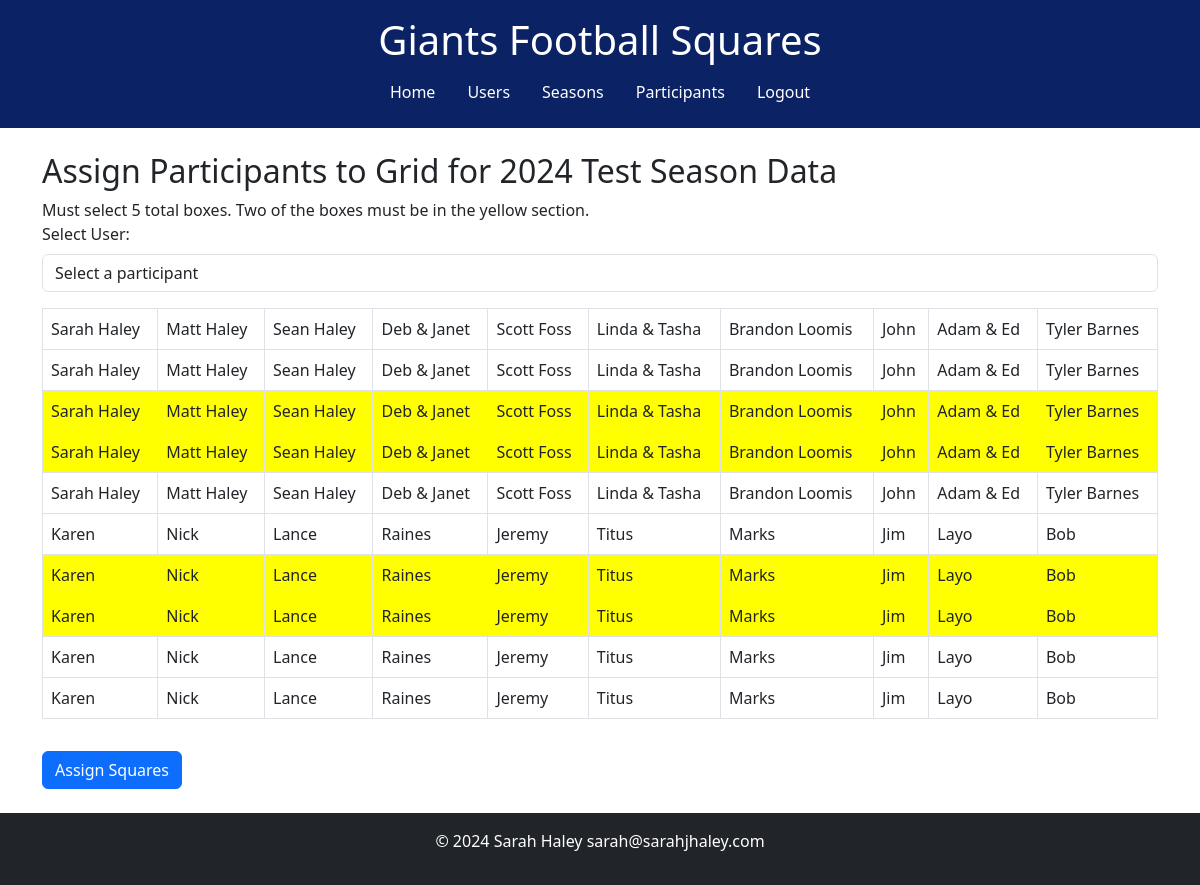
The app's page /assign/2 (signed in) with its own data.
### tables this page shows
CREATE TABLE "seasons" (
	"season_id"	INTEGER NOT NULL,
	"season_year"	INTEGER NOT NULL,
	"season_desc"	TEXT,
	PRIMARY KEY("season_id" AUTOINCREMENT)
);

CREATE TABLE "participants" (
	"Part_ID"	INTEGER NOT NULL UNIQUE,
	"name"	TEXT NOT NULL,
	PRIMARY KEY("Part_ID" AUTOINCREMENT)
);

### app.py (the view, shortened to what this page needs)
@app.route('/assign/<int:season_id>', methods=['GET', 'POST'])
@login_required
def assign(season_id):
    conn = get_db()
    cursor = conn.cursor()
    grid_size = 10  # Assuming a 10x10 grid
    cursor.execute("SELECT part_id, name FROM participants")
    participants = cursor.fetchall()
    cursor.execute('SELECT season_id, season_year, season_desc FROM seasons WHERE season_id = ?', (season_id,))
    seasons = cursor.fetchone()
    cursor.execute('''SELECT grid_index, participants.name
                  FROM grid_spots
                  JOIN participants ON grid_spots.user_part_id = participants.part_id
                  WHERE seasonID = ?''', (season_id,))
    assigned_spots = {row[0]: row[1] for row in cursor.fetchall()}  # Convert to dictionary
    return render_template('assign.html', grid_size=grid_size, assigned_spots=assigned_spots, participants=participants, seasons=seasons)

### app.py (called while the page is built)
def get_db():
    conn = sqlite3.connect(DATABASE)
    return conn

def login_required(f):
    @wraps(f)
    def decorated_function(*args, **kwargs):
        if 'user_id' not in session:
            flash('You need to be logged in to view this page.', 'warning')
            return redirect(url_for('login'))
        return f(*args, **kwargs)
    return decorated_function

### templates/assign.html (shortened to what this page needs)
{% extends 'base.html' %}
{% block content %}
<h2>Assign Participants to Grid for {{ seasons[1] }} {{ seasons[2] }}</h2>
<form action="{{ url_for('assign', season_id=seasons[0]) }}" method="post">
    <div class="mb-3">
        Must select 5 total boxes. Two of the boxes must be in the yellow section.<br>
        <label for="user_part_id" class="form-label">Select User:</label>
        <select id="user_part_id" name="user_part_id" class="form-control" required>
            <option value="" disabled selected>Select a participant</option>
        </select>
    </div>
    <table class="table table-bordered">
        {% for row in range(grid_size) %}
        <tr>
                {% for col in range(grid_size) %}
                    {% set index = row * grid_size + col %}
                    <td {% if row == 2 or row == 3 or row == 6 or row == 7 %} style="background-color: yellow;" {% endif %}>
                        <div class="square">
                            {% if index + 1 in assigned_spots %}
                                <span>{{ assigned_spots[index + 1] }}</span>
                            {% else %}
                                <input type="checkbox" id="square-{{ index }}" name="squares[]" value="{{ index + 1 }}">
                                <label for="square-{{ index }}">{{ index + 1 }}</label>
                            {% endif %}
                        </div>
                    </td>
                {% endfor %}
            </tr>
        {% endfor %}
    </table>
    <button type="submit" class="btn btn-primary mt-3">Assign Squares</button>
</form>
{% endblock %}

### templates/base.html (style rules this page uses)
:root { --bs-primary: #0B2265 !important; --bs-primary-rgb: 11, 34, 101 !important; --bs-secondary: #A5ACAF; --bs-success: #28a745; --bs-danger: #A71930; --bs-warning: #ffc107; --bs-info: #17a2b8; --bs-light: #f8f9fa; --bs-dark: #343a40; }

### records on screen
seasons: season_year "2024", season_desc "Test Season Data"
participants: name "Sarah Haley" "Sarah Haley" "Sarah Haley" "Sarah Haley" "Sarah Haley"
participants: name "Matt Haley" "Matt Haley" "Matt Haley" "Matt Haley" "Matt Haley"
participants: name "Sean Haley" "Sean Haley" "Sean Haley" "Sean Haley" "Sean Haley"
participants: name "Deb & Janet" "Deb & Janet" "Deb & Janet" "Deb & Janet" "Deb & Janet"
participants: name "Scott Foss" "Scott Foss" "Scott Foss" "Scott Foss" "Scott Foss"
participants: name "Linda & Tasha" "Linda & Tasha" "Linda & Tasha" "Linda & Tasha" "Linda & Tasha"
participants: name "Brandon Loomis" "Brandon Loomis" "Brandon Loomis" "Brandon Loomis" "Brandon Loomis"
participants: name "John" "John" "John" "John" "John"
participants: name "Adam & Ed" "Adam & Ed" "Adam & Ed" "Adam & Ed" "Adam & Ed"
participants: name "Tyler Barnes" "Tyler Barnes" "Tyler Barnes" "Tyler Barnes" "Tyler Barnes"
participants: name "Karen" "Karen" "Karen" "Karen" "Karen"
participants: name "Nick" "Nick" "Nick" "Nick" "Nick"
participants: name "Lance" "Lance" "Lance" "Lance" "Lance"
participants: name "Raines" "Raines" "Raines" "Raines" "Raines"
participants: name "Jeremy" "Jeremy" "Jeremy" "Jeremy" "Jeremy"
participants: name "Titus" "Titus" "Titus" "Titus" "Titus"
participants: name "Marks" "Marks" "Marks" "Marks" "Marks"
participants: name "Jim" "Jim" "Jim" "Jim" "Jim"
participants: name "Layo" "Layo" "Layo" "Layo" "Layo"
participants: name "Bob" "Bob" "Bob" "Bob" "Bob"
